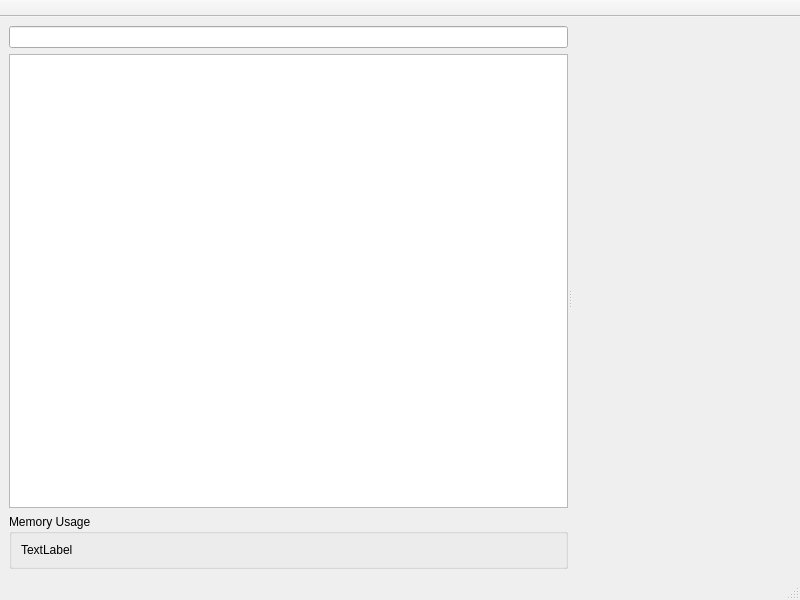
<?xml version="1.0" encoding="UTF-8"?>
<ui version="4.0">
 <class>UserPlugin::Internal::UserManager</class>
 <widget class="QMainWindow" name="UserPlugin::Internal::UserManager">
  <property name="geometry">
   <rect>
    <x>0</x>
    <y>0</y>
    <width>800</width>
    <height>600</height>
   </rect>
  </property>
  <property name="windowTitle">
   <string>MainWindow</string>
  </property>
  <widget class="QWidget" name="centralwidget">
   <layout class="QGridLayout" name="gridLayout_2">
    <item row="0" column="0">
     <widget class="QSplitter" name="splitter">
      <property name="orientation">
       <enum>Qt::Horizontal</enum>
      </property>
      <widget class="QWidget" name="layoutWidget">
       <layout class="QVBoxLayout" name="verticalLayout">
        <item>
         <widget class="Utils::QButtonLineEdit" name="searchLineEdit"/>
        </item>
        <item>
         <widget class="QTableView" name="userTableView"/>
        </item>
        <item>
         <widget class="QGroupBox" name="groupBox">
          <property name="title">
           <string>Memory Usage</string>
          </property>
          <layout class="QGridLayout" name="gridLayout">
           <item row="0" column="0">
            <widget class="QLabel" name="memoryUsageLabel">
             <property name="text">
              <string>TextLabel</string>
             </property>
            </widget>
           </item>
          </layout>
         </widget>
        </item>
       </layout>
      </widget>
      <widget class="UserPlugin::UserViewer" name="userViewer" native="true"/>
     </widget>
    </item>
   </layout>
  </widget>
  <widget class="QStatusBar" name="statusbar"/>
  <widget class="QToolBar" name="toolBar">
   <property name="windowTitle">
    <string>User Manager Tool Bar</string>
   </property>
   <property name="movable">
    <bool>false</bool>
   </property>
   <property name="allowedAreas">
    <set>Qt::LeftToolBarArea</set>
   </property>
   <property name="toolButtonStyle">
    <enum>Qt::ToolButtonTextUnderIcon</enum>
   </property>
   <attribute name="toolBarArea">
    <enum>TopToolBarArea</enum>
   </attribute>
   <attribute name="toolBarBreak">
    <bool>false</bool>
   </attribute>
  </widget>
  <action name="createNewUserAct">
   <property name="text">
    <string>Create new user</string>
   </property>
  </action>
  <action name="modifyUserAct">
   <property name="text">
    <string>Modify User</string>
   </property>
  </action>
  <action name="saveAct">
   <property name="text">
    <string>Save changes</string>
   </property>
  </action>
  <action name="clearModificationsAct">
   <property name="text">
    <string>Clear modifications</string>
   </property>
  </action>
  <action name="deleteUserAct">
   <property name="text">
    <string>Delete User</string>
   </property>
   <property name="toolTip">
    <string>Delete User</string>
   </property>
  </action>
  <action name="quitUserManagerAct">
   <property name="text">
    <string>Quit User Manager</string>
   </property>
   <property name="toolTip">
    <string>Quit User Manager</string>
   </property>
  </action>
 </widget>
 <customwidgets>
  <customwidget>
   <class>Utils::QButtonLineEdit</class>
   <extends>QLineEdit</extends>
   <header location="global">utils/widgets/QButtonLineEdit.h</header>
  </customwidget>
  <customwidget>
   <class>UserPlugin::UserViewer</class>
   <extends>QWidget</extends>
   <header location="global">usermanagerplugin/widgets/userviewer.h</header>
   <container>1</container>
  </customwidget>
 </customwidgets>
 <resources/>
 <connections/>
</ui>
